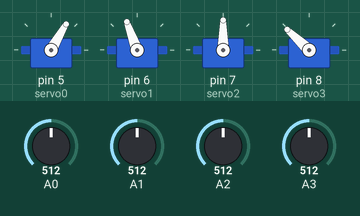
Recording of a sketch running on a simulated Arduino Uno, built with avr-gcc and run on an emulated ATmega328P. Parts: 4 × servo. The test bench sets the inputs (shaded band); at power-on: A0 = 512, A1 = 512, A2 = 512, A3 = 512.

Above: at 1.2 s.
1.3 s: A0 set to 716
At 2.5 s:
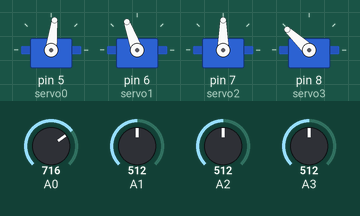
2.8 s: A1 set to 716
At 3.8 s:
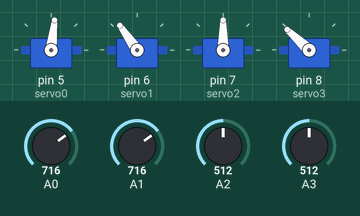
4.3 s: A2 set to 716
At 4.9 s:
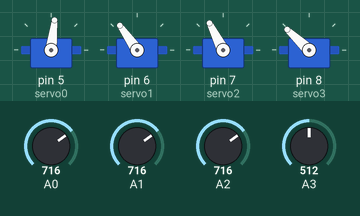
5.8 s: A3 set to 716
At 6.1 s:
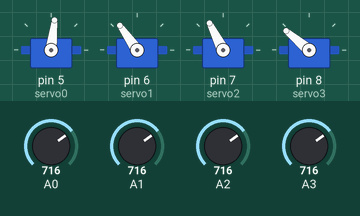
7.3 s: A0 set to 992
At 8.5 s:
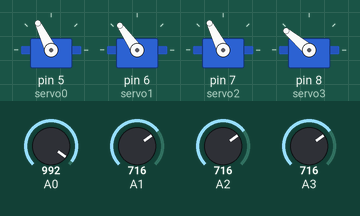
8.8 s: A1 set to 992
At 9.6 s:
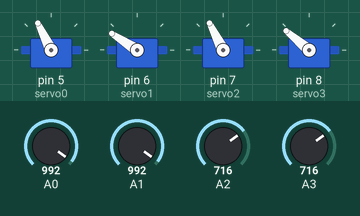
Timing chart, 0 to 11.3 s (numbered marks = the images above; inputs shaded):
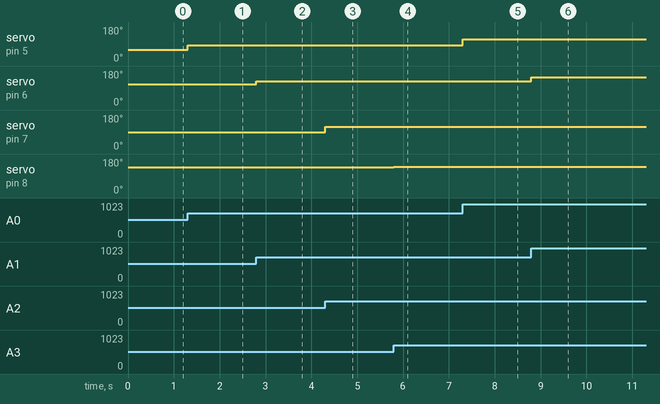

Measured:
- after the input at 1.3 s, servo on pin 5 (servo0): 60° → 83° at once
- after the input at 2.8 s, servo on pin 6 (servo1): 110° → 125° at once
- after the input at 4.3 s, servo on pin 7 (servo2): 90° → 117° at once
- after the input at 5.8 s, servo on pin 8 (servo3): 137° → 140° at once
- after the input at 7.3 s, servo on pin 5 (servo0): 83° → 116° at once
- after the input at 8.8 s, servo on pin 6 (servo1): 125° → 147° at once

The sketch:

fourJointServo.ino
```cpp
#include <Servo.h>

Servo servo0;

Servo servo1;

Servo servo2;

Servo servo3;

int sensorvalue0;

int sensorvalue1;

int sensorvalue2;

int sensorvalue3;


void setup()

{

  Serial.begin(9600);

  pinMode(A0,INPUT);

  pinMode(5,OUTPUT);

  servo0.attach(5);


  pinMode(A1,INPUT);

  pinMode(6,OUTPUT);

  servo1.attach(6);


  pinMode(A2,INPUT);

  pinMode(7,OUTPUT);

  servo2.attach(7);


  pinMode(A3,INPUT);

  pinMode(8,OUTPUT);

  servo3.attach(8);

}


void loop()

{

  sensorvalue0 = analogRead(A0);

  sensorvalue0 = map(sensorvalue0, 0, 1023, 0, 120);  // left servo

  servo0.write(sensorvalue0);

 // Serial.println (sensorvalue0);


  sensorvalue1 = analogRead(A1);

  sensorvalue1 = map(sensorvalue1, 0, 1023, 70, 150);  // right servo

  servo1.write(sensorvalue1);

 //  Serial.println (sensorvalue1);


  sensorvalue2 = analogRead(A2);

  sensorvalue2 = map(sensorvalue2, 0, 1023, 20, 160); // center servo

  servo2.write(sensorvalue2);

  //Serial.println (sensorvalue2);


  sensorvalue3 = analogRead(A3);

  sensorvalue3 = map(sensorvalue3, 0, 1023, 130, 145);  // jaw servo

  servo3.write(sensorvalue3);

//  Serial.println (sensorvalue3);


}
```
